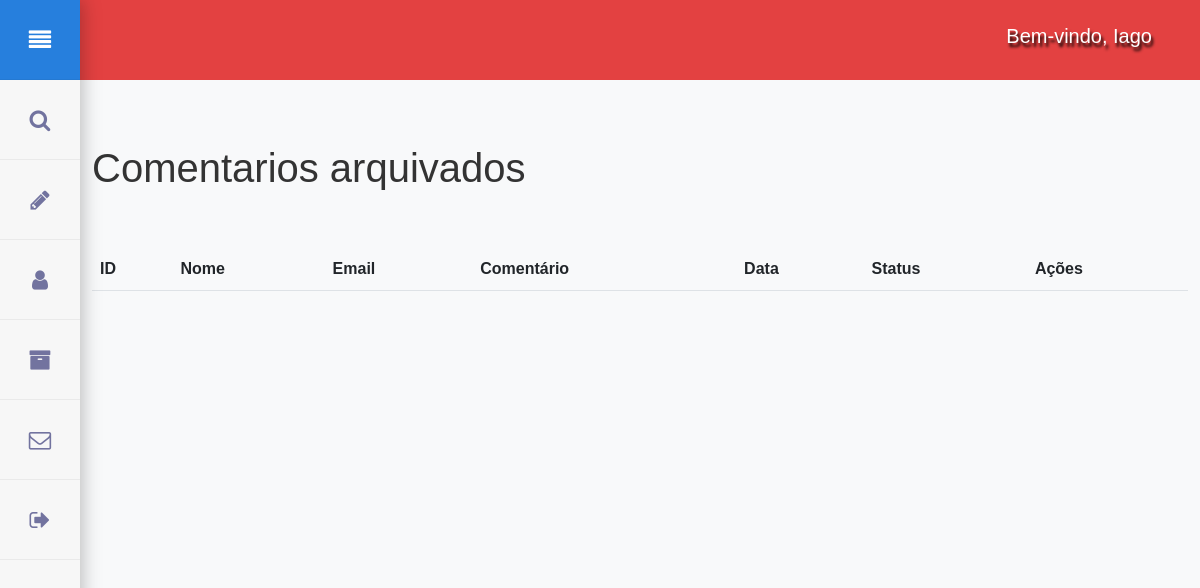
Before: /Administrativo/arquivado/index.php (signed in) with the older database file.
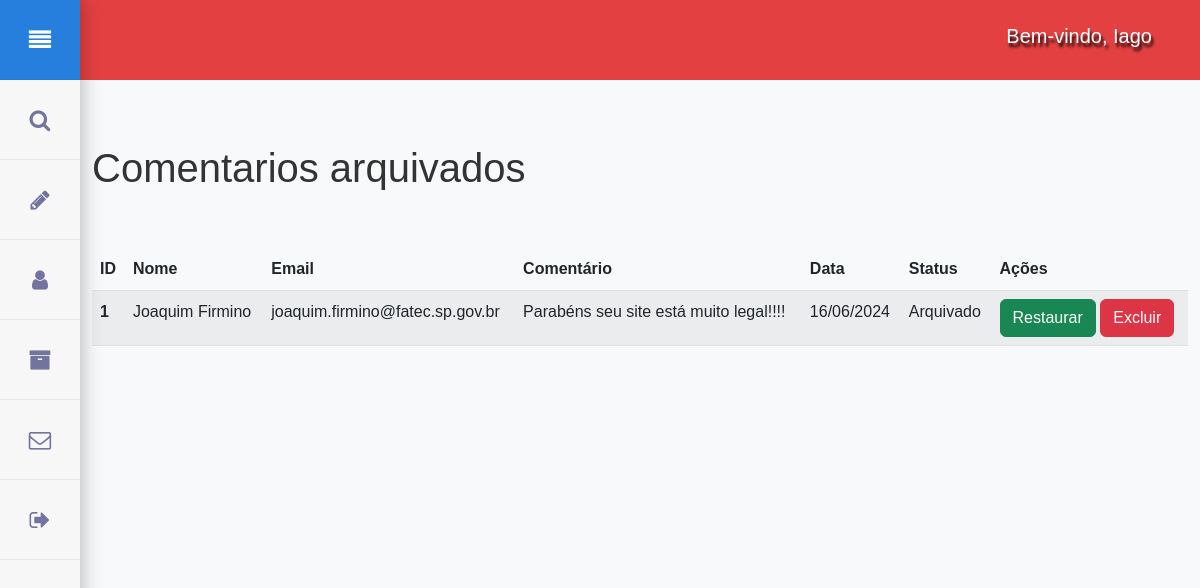
After: the same page with the newer database file.
### tables this page shows
CREATE TABLE `tb_comentarios` (
  `id` int(11) NOT NULL,
  `nome` varchar(40) NOT NULL,
  `email` varchar(50) DEFAULT NULL,
  `comentario` text NOT NULL,
  `data_cad` date NOT NULL,
  `status` varchar(30) NOT NULL DEFAULT 'Pedente' COMMENT 'Aprovar ou reprovar enviados'
);

### Class/Comentario.php (called while the page is built, shortened)
<?php
class Comentario{
    private $conn;
    public function __construct($conn){
        $this->conn = $conn;
    }
    private function limparInput($data){
        $data = trim($data);
        $data = stripslashes($data);
        $data= htmlspecialchars($data);
        return $data;
    }
    public function listarComentarios(){
        try{
            $sql = "SELECT * FROM tb_comentarios ORDER BY id DESC";
            $stmt = $this->conn->prepare($sql);
            $stmt->execute();
            return $stmt->fetchAll(PDO::FETCH_ASSOC);
        } catch (PDOException $e){
            echo "Erro ao listar comentários: " . $e->getMessage();
            return false;
        }
    }
}
?>

### Administrativo/arquivado/index.php (the view, shortened to what this page needs)
<?php
    require_once '../../Class/Comentario.php';
    require_once '../../sql/conexao.php';
    $comentario = new Comentario($conn);
    $comentarios = $comentario->listarComentarios($conn);
?>
<!DOCTYPE html>
<html lang="pt-br">
<head>
    <link rel="stylesheet" href="https://cdn.jsdelivr.net/npm/bootstrap@5.2.3/dist/css/bootstrap.min.css">
    <link rel="stylesheet" href="https://cdn.jsdelivr.net/npm/sweetalert2@11/dist/sweetalert2.min.css">
    <link rel="stylesheet" href="../styles.css">
</head>
<body>
    <head>
        <div class="d-flex justify-content-end align-items-center gap-3 bg-chile p-2 pe-md-5 bg-chile" style="height: 5em;">
            <h2 class="text-center fs-5">Bem-vindo, <?php echo explode(' ', $_SESSION['nomeCompleto'])[0]; ?></h2>
        </div>
        <nav>
            <ul class="menu">
                <li title="home"><a href="#" class="menu-button home">menu</a></li>
                <li title="search"><a href="#" class="search">search</a></li>
                <li title="pencil"><a href="../../Administrativo/" class="pencil">pencil</a></li>
                <li title="about"><a href="../cadastro/" class="active about">about</a></li>
                <li title="archive"><a href="#" class="archive">archive</a></li>
                <li title="contact"><a href="#" class="contact">contact</a></li>
                <li title="logout"><a href="../../login/logout.php" class="logout">logout</a></li>
            </ul>
        </nav>
    </head>
    <main class="content">
        <div class="container mt-5">
            <h1 class="pb-md-5">Comentarios arquivados</h1>
            <table class="table table-striped">
                <thead>
                    <tr>
                        <th scope="col">ID</th>
                        <th scope="col">Nome</th>
                        <th scope="col">Email</th>
                        <th scope="col">Comentário</th>
                        <th scope="col">Data</th>
                        <th scope="col">Status</th>
                        <th scope="col">Ações</th>
                    </tr>
                </thead>
                <tbody>
                    <?php
                    $contador = 1;
                    foreach ($comentarios as $comentario) :
                        if ($comentario['status'] == 'Arquivado') {
                    ?>
                            <tr>
                                <th scope="row"><?php echo $contador++; ?></th>
                                <td><?php echo $comentario['nome']; ?></td>
                                <td><?php echo $comentario['email']; ?></td>
                                <td><?php echo $comentario['comentario']; ?></td>
                                <td><?php echo date('d/m/Y', strtotime($comentario['data_cad'])); ?></td>
                                <td><?php echo $comentario['status']; ?></td>
                                <td>
                                    <a href="restaurar.php?id=<?php echo $comentario['id']; ?>" class="btn btn-success">Restaurar</a>
                                    <a href="javascript:void(0);" class="btn btn-danger btn-excluir" data-id="<?php echo $comentario['id']; ?>">Excluir</a>
                                </td>
                            </tr>
                    <?php
                    $contador++;
                        }
                    endforeach; ?>
                </tbody>
            </table>
        </div>
    </main>
</body>
</html>

Changed rows visible on the page:
added tb_comentarios: nome "Joaquim Firmino", email "joaquim.firmino@fatec.sp.gov.br", comentario "Parabéns seu site está muito legal!!!!", data_cad "16/06/2024", status "Arquivado"
